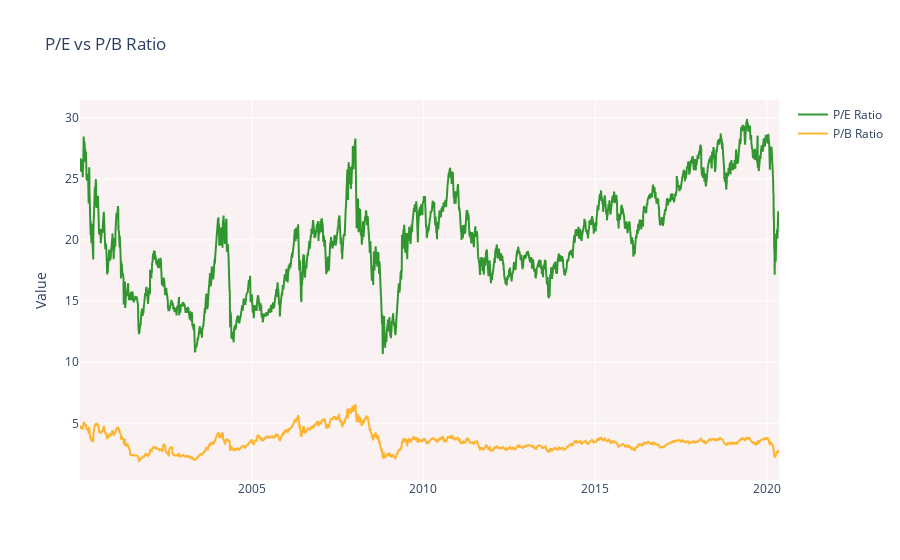

Notebook code cell kept with this figure:
### Code cell
fig = go.Figure()
fig.add_trace(go.Scatter(
         x=nifty_50['Date'],
         y=nifty_50['P/E'],
         name='P/E Ratio',
    line=dict(color='green'),
    opacity=0.8))

fig.add_trace(go.Scatter(
         x=nifty_50['Date'],
         y=nifty_50['P/B'],
         name='P/B Ratio',
    line=dict(color='orange'),
    opacity=0.8))
        
    
fig.update_layout(title_text='P/E vs P/B Ratio',plot_bgcolor='rgb(250, 242, 242)',yaxis_title='Value')

fig.show()

### Figure 1 — Plotly figure (JSON) as saved in the notebook; plotly's stock layout.template omitted (floating-point values rounded to 4 significant figures; data arrays with more than 128 entries replaced by an {"elided": "..."} marker saying what was removed)
{"data": [{"line": {"color": "green"}, "name": "P/E Ratio", "opacity": 0.8, "type": "scatter", "x": {"elided": "5061 str values"}, "y": {"elided": "5061 float values"}}, {"line": {"color": "orange"}, "name": "P/B Ratio", "opacity": 0.8, "type": "scatter", "x": {"elided": "5061 str values"}, "y": {"elided": "5061 float values"}}], "layout": {"plot_bgcolor": "rgb(250, 242, 242)", "title": {"text": "P/E vs P/B Ratio"}, "yaxis": {"title": {"text": "Value"}}}}
